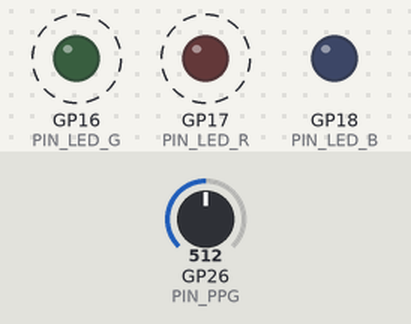
A sketch run on a simulated Raspberry Pi Pico. Parts: output pins drawn as LEDs (lit = HIGH). Dashed ring = blinking. The inputs (shaded band) are chosen by the test bench; at power-on: GP26 (PIN_PPG) = 512 (analog values on the 0–1023 scale). What the sketch prints to the serial monitor is not drawn.

Above: at 0.68 s.
Timing chart, 0 to 3.0 s (numbered marks = the images above):
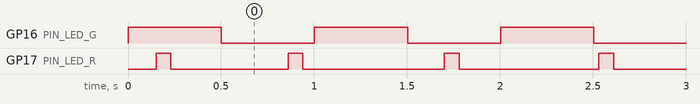

Measured:
- by itself, GP16 (PIN_LED_G): alternates HIGH for 0.50 s and LOW for 0.50 s
- by itself, GP17 (PIN_LED_R): alternates HIGH for 0.08 s and LOW for 0.75 s

The sketch:

sketch.ino
```cpp
// Smartwatch firmware - Task 1: Pulse Monitoring
// Board: Raspberry Pi Pico (RP2040), Arduino-Pico core, Wokwi
//
// Rules honoured: all mutable state lives in EngineState (the single global),
// no malloc/calloc/free, no float/double, no ISRs used in this task.

#include <Arduino.h>
#include <stdint.h>

// ---------------- Pins (constants only) ----------------
constexpr uint8_t PIN_PPG   = 26;  // GP26 / ADC0
constexpr uint8_t PIN_CROWN = 14;  // GP14 (Task: brownout)
constexpr uint8_t PIN_TOUCH = 15;  // GP15 (Task: tap / long-press)
constexpr uint8_t PIN_LED_G = 16;  // heartbeat
constexpr uint8_t PIN_LED_R = 17;  // pulse spike
constexpr uint8_t PIN_LED_B = 18;  // SOS

// ---------------- Tunables (constants only) ----------------
constexpr uint8_t  WINDOW           = 16;       // 16 x 2 B = 32 B
constexpr uint16_t RUN_SAMPLES      = 2000;
constexpr uint32_t SAMPLE_PERIOD_US = 10000;    // 100 Hz
constexpr uint16_t MIN_SPIKE_SPAN   = 1500;     // ignore noise-level spans
constexpr uint32_t SPIKE_LED_MS     = 80;
constexpr uint32_t HEARTBEAT_MS     = 500;      // green toggles every 500 ms
constexpr uint8_t  FLOOR_SHIFT      = 3;        // floor EMA alpha = 1/8
constexpr uint16_t PRINT_EVERY      = 100;      // samples between Serial lines
#define USE_SYNTHETIC_PULSE 1                   // add fake 72 BPM wave to the pot

// ---------------- Engine state: THE ONLY mutable global ----------------
struct EngineState {
  // --- Task 1: pulse engine ---
  uint16_t pulseBuf[WINDOW];   // raw 16-bit PPG ring buffer (32 bytes)
  uint16_t peak;               // rolling peak (max of window)
  uint16_t floorAvg;           // rolling average floor
  uint32_t floorQ;             // floor accumulator, fixed point (avg << FLOOR_SHIFT)
  uint16_t sampleCount;        // samples in current 2000-sample run
  uint16_t runsDone;           // completed 2000-sample runs
  uint8_t  head;               // ring write index
  uint8_t  filled;             // valid entries in ring (0..WINDOW)
  uint8_t  aboveThresh;        // spike edge detector

  // --- timestamps (no delay()) ---
  uint32_t nextSampleUs;       // next sample deadline
  uint32_t redOffAtMs;         // 0 = red LED idle
  uint32_t nextBeatMs;         // next green toggle

  // --- LED output flags ---
  uint8_t  ledG, ledR, ledB;

  // --- reserved for later tasks ---
  uint8_t  mode;               // 0 = NORMAL (later: BROWNOUT, SOS)
  uint8_t  flags;              // ISR -> main-loop event bits
};

static_assert(sizeof(EngineState) <= 512, "EngineState too large");
static_assert(sizeof(EngineState::pulseBuf) < 64, "Raw pulse buffer must be < 64 bytes");

static EngineState S;

// ---------------- Pulse engine ----------------
static void pulseReset(EngineState &s) {
  memset(&s, 0, sizeof(s));
}

// Feed ONE raw 16-bit sample. Returns 1 on a pulse-spike rising edge.
static uint8_t pulseProcess(EngineState &s, uint16_t sample) {
  s.pulseBuf[s.head] = sample;
  s.head = (uint8_t)((s.head + 1) & (WINDOW - 1));   // WINDOW is a power of 2
  if (s.filled < WINDOW) s.filled++;

  uint16_t mx = 0, mn = 0xFFFF;
  for (uint8_t i = 0; i < s.filled; i++) {
    uint16_t v = s.pulseBuf[i];
    if (v > mx) mx = v;
    if (v < mn) mn = v;
  }
  s.peak = mx;

  // rolling average floor: EMA of window minimum, integer only
  if (s.filled == 1) {
    s.floorQ = (uint32_t)mn << FLOOR_SHIFT;
  } else {
    int32_t target = (int32_t)((uint32_t)mn << FLOOR_SHIFT);
    int32_t cur    = (int32_t)s.floorQ;
    s.floorQ = (uint32_t)(cur + ((target - cur) >> FLOOR_SHIFT));
  }
  s.floorAvg = (uint16_t)(s.floorQ >> FLOOR_SHIFT);

  // spike = sample enters top quarter of the (peak - floor) span
  uint8_t spike = 0;
  uint32_t span = (s.peak > s.floorAvg) ? (uint32_t)(s.peak - s.floorAvg) : 0;
  if (s.filled == WINDOW && span >= MIN_SPIKE_SPAN) {
    uint32_t thresh = (uint32_t)s.floorAvg + (span * 3u >> 2);
    uint8_t above = (sample >= thresh);
    spike = (uint8_t)(above && !s.aboveThresh);
    s.aboveThresh = above;
  } else {
    s.aboveThresh = 0;
  }

  s.sampleCount++;
  return spike;
}

// ---------------- Hardware access ----------------
static uint16_t readPPG16(uint32_t nowMs) {
  uint32_t v = (uint32_t)analogRead(PIN_PPG) << 4;   // 12-bit -> 16-bit
#if USE_SYNTHETIC_PULSE
  uint32_t phase = nowMs % 833;                       // ~72 BPM
  uint32_t wave = (phase < 120) ? phase * 60u
                : (phase < 300) ? (300u - phase) * 40u
                : 0u;
  v = (v >> 1) + wave;
  if (v > 65535u) v = 65535u;
#else
  (void)nowMs;
#endif
  return (uint16_t)v;
}

static void ledWrite(const EngineState &s) {
  digitalWrite(PIN_LED_G, s.ledG);
  digitalWrite(PIN_LED_R, s.ledR);
  digitalWrite(PIN_LED_B, s.ledB);
}

// ---------------- Tasks (called from loop) ----------------
static void taskPulse(EngineState &s, uint32_t nowUs, uint32_t nowMs) {
  if ((int32_t)(nowUs - s.nextSampleUs) < 0) return;
  s.nextSampleUs += SAMPLE_PERIOD_US;

  uint16_t sample = readPPG16(nowMs);
  if (pulseProcess(s, sample)) {
    s.ledR = 1;
    s.redOffAtMs = nowMs + SPIKE_LED_MS;
    if (s.redOffAtMs == 0) s.redOffAtMs = 1;
  }

  if ((s.sampleCount % PRINT_EVERY) == 0) {
    Serial.print(F("n="));      Serial.print(s.sampleCount);
    Serial.print(F(" raw="));   Serial.print(sample);
    Serial.print(F(" peak="));  Serial.print(s.peak);
    Serial.print(F(" floor=")); Serial.print(s.floorAvg);
    Serial.print(F(" amp="));   Serial.println((uint16_t)(s.peak - s.floorAvg));
  }

  if (s.sampleCount >= RUN_SAMPLES) {
    s.runsDone++;
    Serial.print(F("== run ")); Serial.print(s.runsDone);
    Serial.print(F(" done: 2000 samples, peak=")); Serial.print(s.peak);
    Serial.print(F(" floor=")); Serial.println(s.floorAvg);
    s.sampleCount = 0;   // keep window + rolling values: monitoring is continuous
  }
}

static void taskLeds(EngineState &s, uint32_t nowMs) {
  if (s.ledR && s.redOffAtMs && (int32_t)(nowMs - s.redOffAtMs) >= 0) {
    s.ledR = 0;
    s.redOffAtMs = 0;
  }
  if ((int32_t)(nowMs - s.nextBeatMs) >= 0) {
    s.ledG ^= 1;
    s.nextBeatMs = nowMs + HEARTBEAT_MS;
  }
  ledWrite(s);
}

// Stubs for later tasks: keep the loop structure fixed so they drop in.
static void taskInputs(EngineState &s, uint32_t nowMs) { (void)s; (void)nowMs; }  // tap / long-press, crown

// ---------------- Arduino entry points ----------------
void setup() {
  Serial.begin(115200);
  analogReadResolution(12);              // arduino-pico defaults to 10-bit
  pinMode(PIN_LED_G, OUTPUT);
  pinMode(PIN_LED_R, OUTPUT);
  pinMode(PIN_LED_B, OUTPUT);
  pinMode(PIN_CROWN, INPUT_PULLUP);
  pinMode(PIN_TOUCH, INPUT_PULLUP);

  pulseReset(S);
  S.nextSampleUs = micros();
  S.nextBeatMs   = millis();

  Serial.print(F("sizeof(EngineState)="));    Serial.println(sizeof(EngineState));
  Serial.print(F("sizeof(pulseBuf)="));       Serial.println(sizeof(S.pulseBuf));
}

void loop() {
  uint32_t nowUs = micros();
  uint32_t nowMs = millis();
  taskPulse(S, nowUs, nowMs);
  taskInputs(S, nowMs);
  taskLeds(S, nowMs);
}
```
